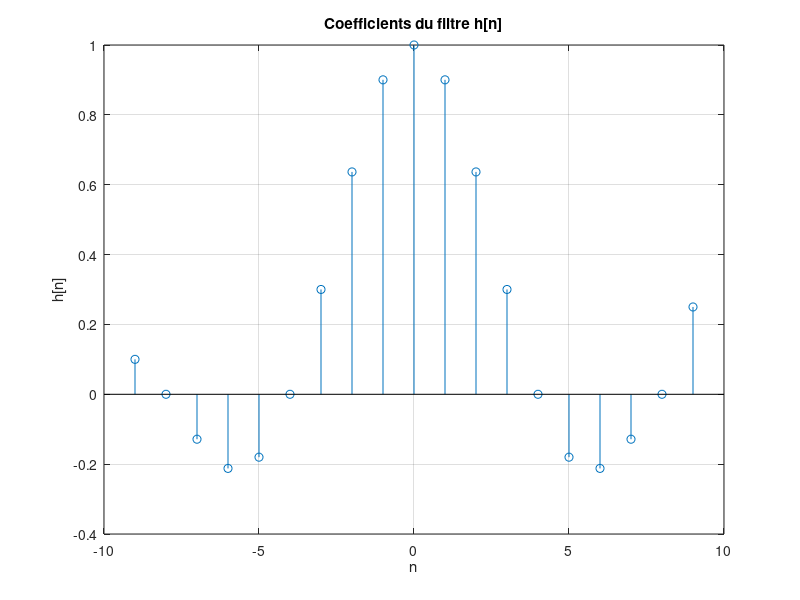
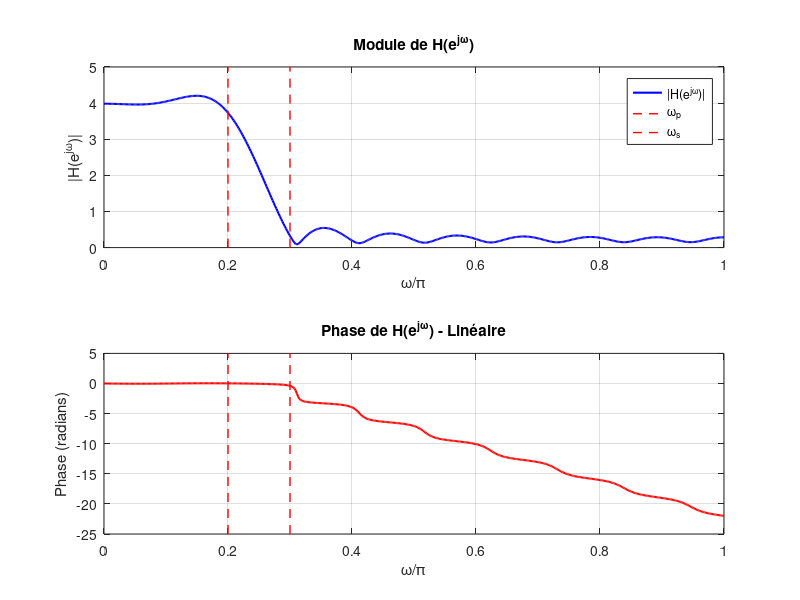

Here is the MATLAB script that generated these plots, in order:
Wp = 0.2 * pi;
Ws = 0.3 * pi; 
M = 19; 

m1 = -(M-1)/2;
m2 = (M-1)/2;
n = m1:m2; 

Wc = (Wp + Ws) / 2; 
h = (sin((Wc * n))) ./ (Wc * n); 

h(n == 0) = 1; 


% Gérer le cas n = (M-1)/2
idx_center = find(n == (M-1)/2);
h(idx_center) = Wc/pi;

figure;
stem(n, h);
title('Coefficients du filtre h[n]');
xlabel('n');
ylabel('h[n]');
grid on;


% Calculer H(e^jw) avec indices causaux
w = linspace(0, pi, 512);
H = h * exp(-1j * n' * w);

% Calculer le module et la phase
Module = abs(H);
Phase = unwrap(angle(H));

% Tracer le module
figure;
subplot(2,1,1);
plot(w/pi, Module, 'b', 'LineWidth', 1.5);
title('Module de H(e^{j\omega})');
xlabel('\omega/\pi');
ylabel('|H(e^{j\omega})|');
grid on;

hold on;
line([Wp/pi Wp/pi], ylim, 'Color', 'r', 'LineStyle', '--', 'LineWidth', 1);
line([Ws/pi Ws/pi], ylim, 'Color', 'r', 'LineStyle', '--', 'LineWidth', 1);
legend('|H(e^{j\omega})|', '\omega_p', '\omega_s');
hold off;

% Tracer la phase
subplot(2,1,2);
plot(w/pi, Phase, 'r', 'LineWidth', 1.5);
title('Phase de H(e^{j\omega}) - Linéaire');
xlabel('\omega/\pi');
ylabel('Phase (radians)');
grid on;

hold on;
line([Wp/pi Wp/pi], ylim, 'Color', 'r', 'LineStyle', '--', 'LineWidth', 1);
line([Ws/pi Ws/pi], ylim, 'Color', 'r', 'LineStyle', '--', 'LineWidth', 1);
hold off;
